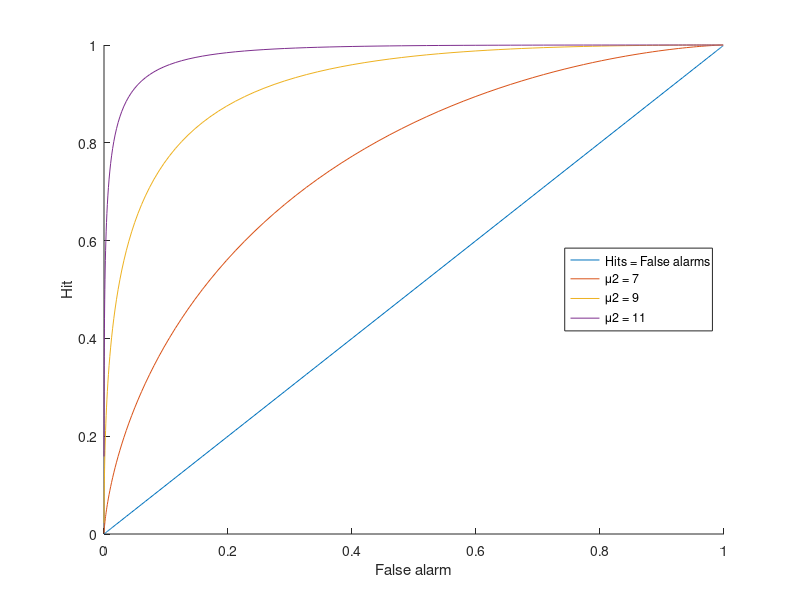

Write the MATLAB code that produced this figure.
% 1. Choose a value of x ∗ and compute the probabilities of hit (h) and false alarm (fa).
% x* = 6
% hit = integral 6 to inf for dist 2 = 1 - integral -inf to 6 = 
1 - normcdf(6, 7, 2)
% fa = integral 6 to inf for dist 1 = 1 - integral -inf to 6 = 
1 - normcdf(6, 5, 2)

% Plot the point (fa, h) in a graph with horizontal axis fa and vertical axis h. 
% Choose a few other values of x ∗ in the interval [μ 1 − 3σ; μ 2 + 3σ] (-1 ; 13) 
% and plot the corresponding (fa, h) points too. Repeat the computation of a ROC 
% curve for the cases μ 2 = 9 and μ 2 = 11 and plot all three ROC curves in the same 
% diagram. 
x = []; y1 = []; y2 = []; y3 = [];
for xStar = -1:0.1:13
    x(end+1) = (1 - normcdf(xStar, 5, 2));
    y1(end+1) = (1 - normcdf(xStar, 7, 2));
    y2(end+1) = (1 - normcdf(xStar, 9, 2));
    y3(end+1) = (1 - normcdf(xStar, 11, 2)); 
end
hold on
plot(x,x)
plot(x,y1)
plot(x,y2)
plot(x,y3)
xlabel('False alarm')
ylabel('Hit')
legend('Hits = False alarms', '\mu2 = 7','\mu2 = 9','\mu2 = 11', 'Location', 'east')

% What is the value of the discriminability d for
% each of these cases?
% D(9) = (9-5)/2 = 2, 
% D(11) = (11-5)/2 = 3